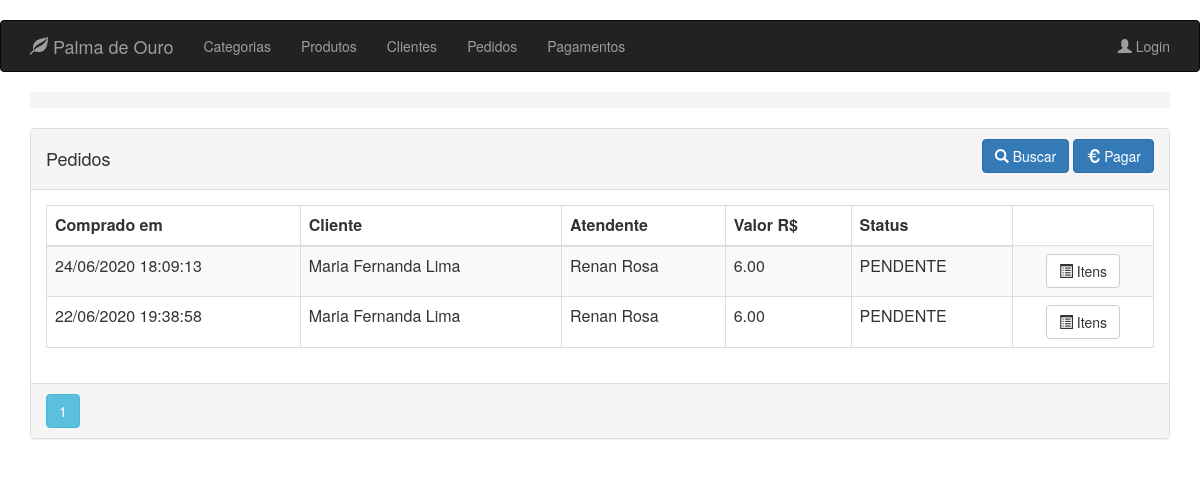
/order/client/3, run on an earlier commit of the app's database.
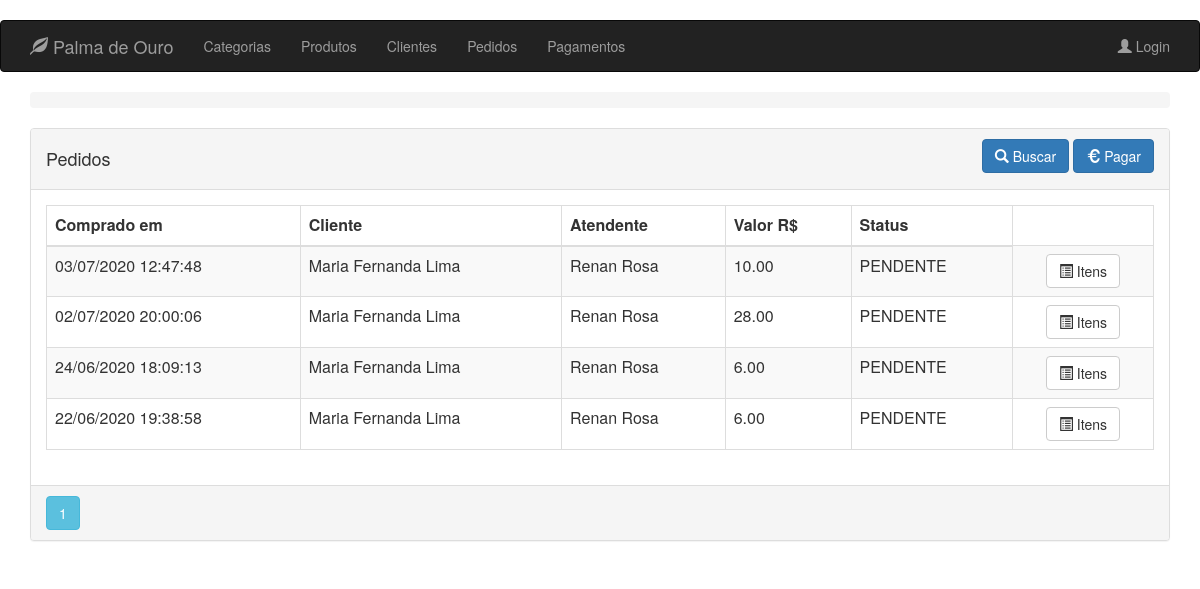
And on a later commit of the database.
### app/models.py (models this page shows, shortened)
class Order(db.Model):
    __tablename__ = 'orders'
    id = db.Column(db.Integer, primary_key=True)
    client_id = db.Column(db.Integer, ForeignKey('clients.id'), nullable=False)
    clerk_id = db.Column(db.Integer, ForeignKey('clerks.id'), nullable=False)
    payment_id = db.Column(db.Integer, ForeignKey(
        'payments.id'), nullable=True)
    date = db.Column(db.DateTime, index=True, default=datetime.now)
    total = db.Column(db.Numeric(10, 2), default=0)
    status = db.Column(db.Enum(Status), default=Status.PENDENTE)
    client = relationship("Client", backref=backref('orders', order_by=id))
    clerk = relationship("Clerk", backref=backref('orders', order_by=id))
    payment = relationship("Payment", backref=backref(
        'orders', order_by=id), lazy=True)

class User(db.Model):
    __metaclass__ = ABCMeta
    __abstract__ = True
    id = db.Column(db.Integer, primary_key=True)
    name = db.Column(db.String(64), nullable=False, index=True)
    phone_number = db.Column(db.String(13), nullable=False)

class Client(User):
    __tablename__ = 'clients'
    __mapper_args__ = {'concrete': True}
    identification = db.Column(db.String(9), unique=True)
    notifiable = db.Column(db.Boolean)
    address = db.Column(db.String(64))
    status = db.Column(db.Boolean)

class Clerk(User, UserMixin):
    __tablename__ = 'clerks'
    image_file = db.Column(db.String(24), default='default.png')
    email = db.Column(db.String(64), unique=True)
    password_hash = db.Column(db.String(128), nullable=False)
    __mapper_args__ = {
        'concrete': True
    }
    @property
    def password(self) -> None:
        raise AttributeError('password is not a readable attribute')

### app/routes/order/routes.py (the view)
@blueprint_order.route('/order/client/<int:id>', methods=['GET'])
@blueprint_order.route('/order', defaults={'id': None}, methods=['GET'])
@register_breadcrumb(blueprint_order, '.', 'Pedidos')
def get_orders(id):
    page = request.args.get('page', 1, type=int)
    if id is not None:
        orders = Order.query \
            .filter_by(client_id=id) \
            .order_by(Order.date.desc()) \
            .paginate(page=page, per_page=10)
        return render_template('order/client_orders.html', orders=orders, client_id=id)
    orders = Order.query.order_by(
        Order.date.desc()).paginate(page=page, per_page=10)
    return render_template('order/list.html', orders=orders)

### app/templates/order/client_orders.html (shortened to what this page needs)
{% extends "base.html" %}
{% block page_content %}
<div class="panel panel-default">
    <div class="panel-heading">
        <div class="row">
            <div class="col col-xs-6">
                <h4>Pedidos</h4>
            </div>
            <div class="col col-xs-6 text-right">
                <a href="{{ url_for('blueprint_order.search_order') }}" class="btn btn-primary">
                    <i class="glyphicon glyphicon glyphicon-search"></i>
                    <span>Buscar</span>
                </a>
                <a href="{{ url_for('blueprint_order.pending_order',id=client_id) }}" class="btn btn-primary">
                    <i class="glyphicon glyphicon-euro"></i>
                    <span>Pagar</span>
                </a>
            </div>
        </div>
    </div>
    <div class="panel-body">
        <table class="table table-striped table-responsive table-bordered">
            <thead>
                <tr>
                    <th>Comprado em</th>
                    <th>Cliente</th>
                    <th>Atendente</th>
                    <th>Valor R$</th>
                    <th>Status</th>
                </tr>
            </thead>
            <tbody>
                {% for order in orders.items %}
                <tr>
                    <td>{{ order.date.strftime('%d/%m/%Y %H:%M:%S') }}</td>
                    <td>{{ order.client.name }}</td>
                    <td>{{ order.clerk.name }}</td>
                    <td>{{ order.total }}</td>
                    <td>{{ order.status.name }}</td>
                    <td align="center">
                        <a href="{{ url_for('blueprint_order.items_order',id=order.id) }}"
                           class="btn btn-default">
                            <i class="glyphicon glyphicon-list-alt" aria-hidden="true"></i>
                            <span>Itens</span>
                        </a>
                    </td>
                </tr>
                {% endfor %}
            </tbody>
        </table>
    </div>
    <div class="panel-footer p-0">
        {% for page_number in orders.iter_pages(left_edge=1,right_edge=1,left_current=1,right_current=2) %}
        {% if page_number %}
        {% if orders.page == page_number %}
        <a class="btn btn-info mb-4"
           href="{{ url_for('blueprint_order.get_orders',page=page_number) }}">{{ page_number }}</a>
        {% else %}
        <a class="btn btn-outline-info mb-4"
           href="{{ url_for('blueprint_order.get_orders',page=page_number) }}">{{ page_number }}</a>
        {% endif %}
        {% else %}
        ...
        {% endif %}
        {% endfor %}
    </div>
</div>
{% endblock %}

### app/templates/base.html (shortened to what this page needs)
﻿{% extends "bootstrap/base.html" %}
    {% block head %}
    {{ super() }}
    {% endblock %}
    {% block navbar %}
    <header>
        <nav class="navbar navbar-inverse">
            <div class="container">
                <div class="navbar-header">
                    <a class="navbar-brand" href="{{ url_for('blueprint_client.get_clients') }}">
                        <span class="glyphicon glyphicon-leaf"></span> Palma de Ouro
                    </a>
                </div>
                <ul class="nav navbar-nav">
                    <li>
                        <a class="nav-item nav-link"
                           href="{{ url_for('blueprint_category.get_categories') }}">Categorias</a>
                    </li>
                    <li>
                        <a class="nav-item nav-link" href="{{ url_for('blueprint_product.get_products') }}">Produtos</a>
                    </li>
                    <li>
                        <a class="nav-item nav-link"
                           href="{{ url_for('blueprint_client.get_clients') }}">Clientes</a>
                    </li>
                    <li>
                        <a class="nav-item nav-link"
                           href="{{ url_for('blueprint_order.get_orders') }}">Pedidos</a>
                    </li>
                    <li>
                        <a class="nav-item nav-link"
                           href="{{ url_for('blueprint_payment.get_payment') }}">Pagamentos</a>
                    </li>
                </ul>
                <ul class="nav navbar-nav navbar-right">
                    {% if current_user.is_authenticated %}
                    <li>
                        <a class="nav-item nav-link" href="{{ url_for('blueprint_clerk.account') }}">
                            <span class="glyphicon glyphicon-user"></span>
                            {{ current_user.name }}
                        </a>
                    </li>
                    <li>
                        <a class="nav-item nav-link" href="{{ url_for('blueprint_clerk.logout') }}">
                            <span class="glyphicon glyphicon-log-in"></span>
                            Logout
                        </a>
                    </li>
                    {% else %}
                    <li>
                        <a class="nav-item nav-link" href="{{ url_for('blueprint_clerk.login') }}">
                            <span class="glyphicon glyphicon-user"></span> Login
                        </a>
                    </li>
                    {% endif %}
                </ul>
            </div>
        </nav>
        <div class="container pt-3">
            <nav aria-label="breadcrumb">
                <ol class="breadcrumb primary-color">
                </ol>
            </nav>
        </div>
    </header>
    {% endblock %}
        {% block content  %}
        <div class="container pt-3">
            {% block page_content %}
            {% endblock %}
        </div>
        {% endblock %}

What changed in the data, as far as the page shows it:
added Order: date "03/07/2020 12:47:48", client.name "Maria Fernanda Lima", clerk.name "Renan Rosa", total "10.00", status.name "PENDENTE"
added Order: date "02/07/2020 20:00:06", client.name "Maria Fernanda Lima", clerk.name "Renan Rosa", total "28.00", status.name "PENDENTE"
